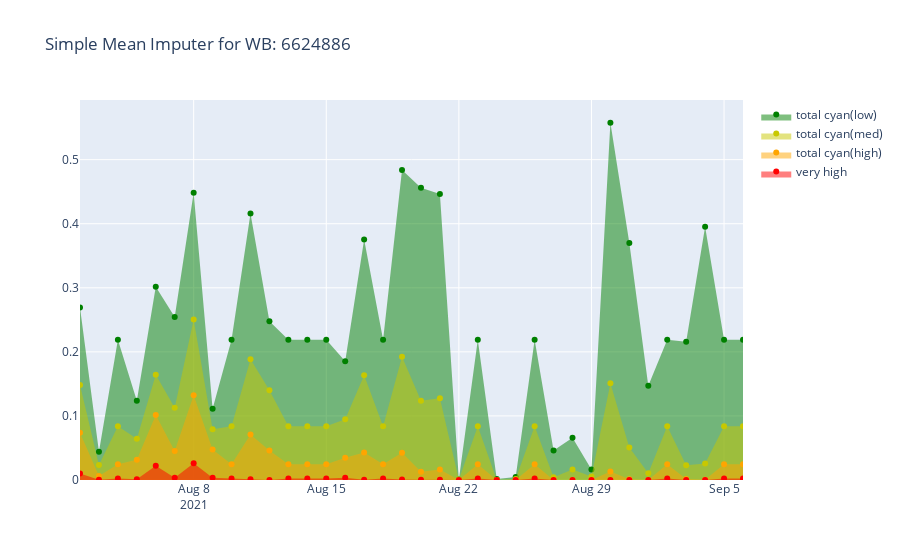

The notebook cell saved with this chart:
### Code cell
# SIMPLE MEAN IMPUTER

from sklearn.impute import SimpleImputer

s_imputer = SimpleImputer(missing_values=np.nan, strategy='mean')

dates = df[["date"]]
objects = df[["OBJECTID"]]
columns = df.drop("date", axis=1).columns
_df = df.drop(["date"], axis=1)
s_imputer.fit(_df)
_df = s_imputer.transform(_df)
_df = pd.DataFrame(_df, columns=columns)
_df["date"] = dates

totals = ["total cyan(low)", "total cyan(med)", "total cyan(high)", "very high"]
traces = []
i_data = _df[_df["OBJECTID"] == objectids[0]]
for indx, t in enumerate(totals):
    traces.append(go.Scatter(x=i_data["date"], y=i_data[t], name=t, mode='markers', fill='tozeroy', marker_color=list(color_mapping.values())[indx+1]))
fig = go.Figure(data=traces)
fig.update_layout(title={'text':f'Simple Mean Imputer for WB: {objectids[oi]}'})
fig.show()
